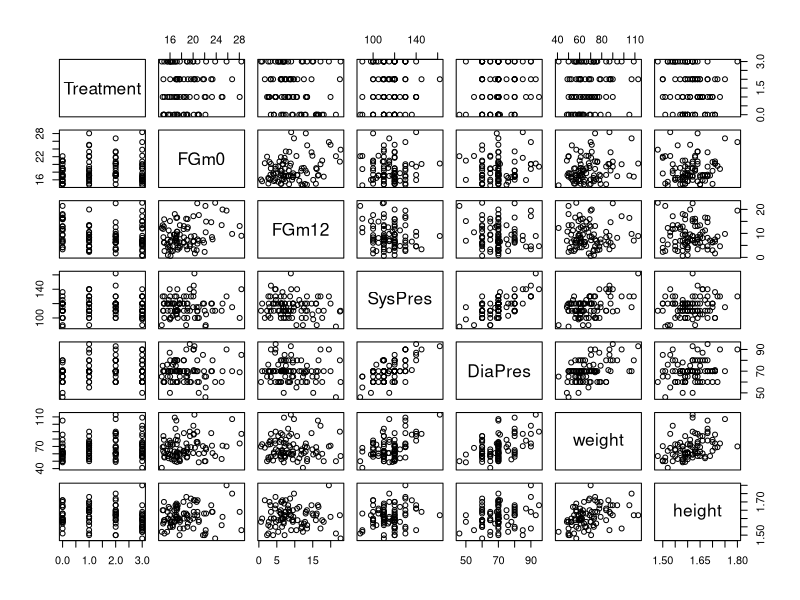
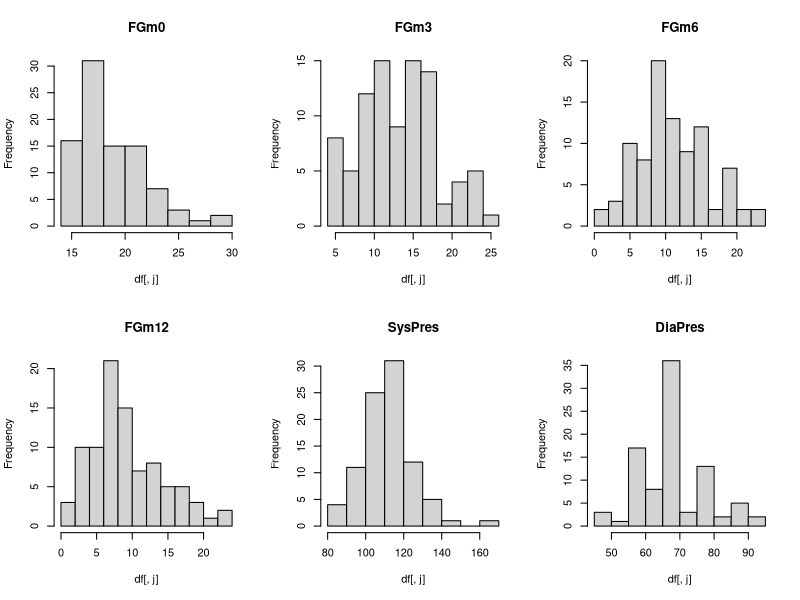
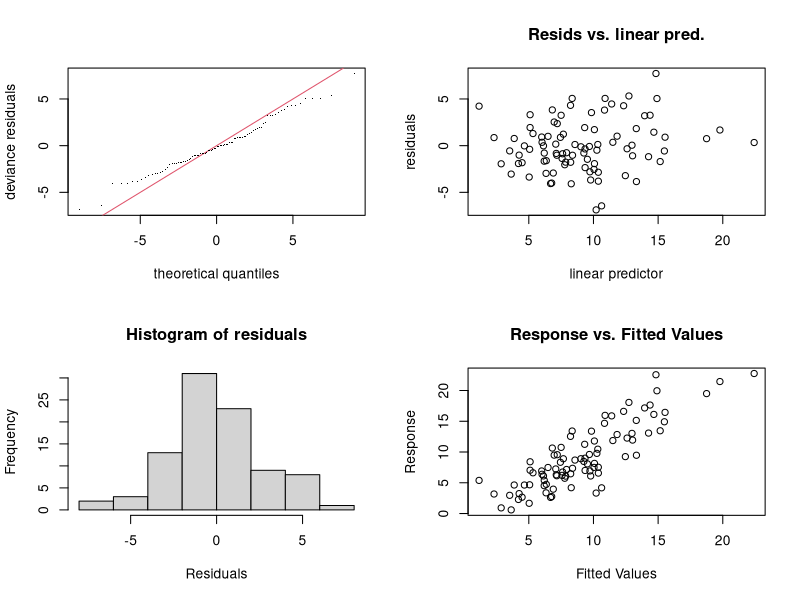
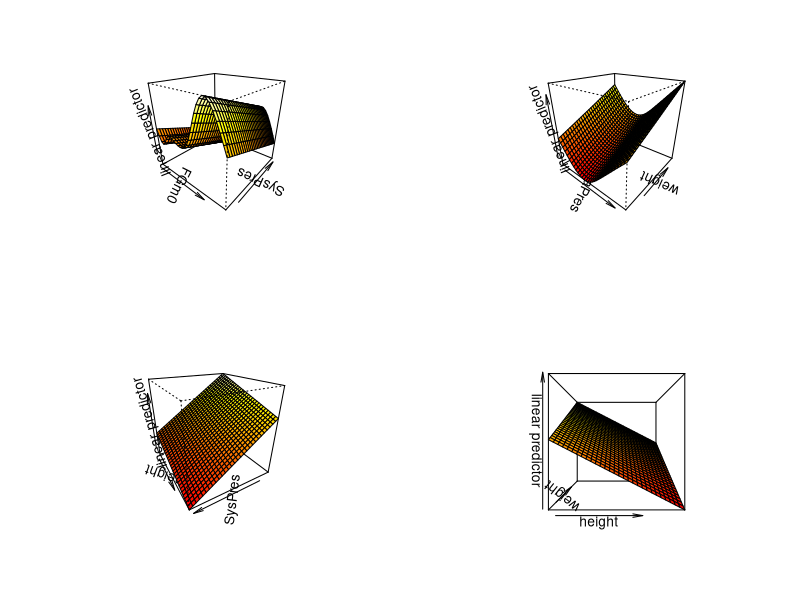
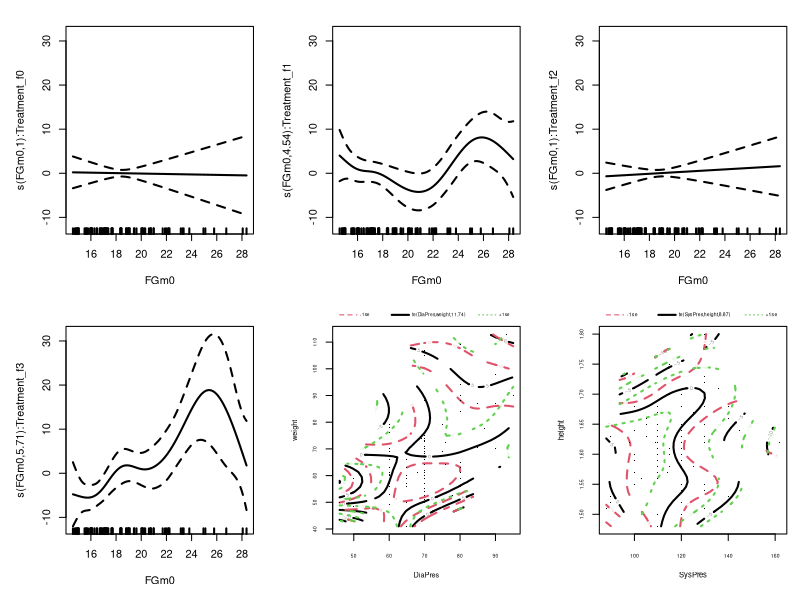
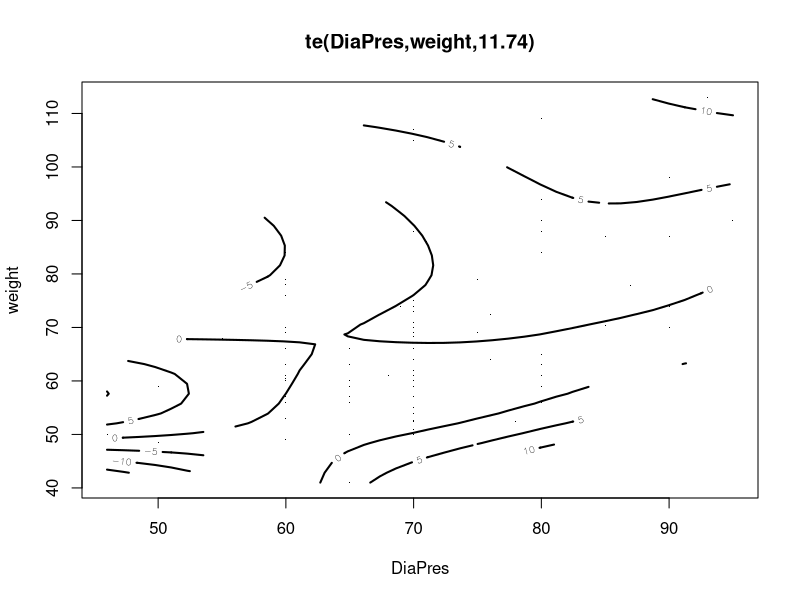

Here is the R script that generated these plots, in order:
## ---- chunk 1
knitr::opts_chunk$set(echo = TRUE)
## ---- chunk 2
df<-read.table("hirsutism.dat", header=T, sep="\t",fill=TRUE)
## ---- chunk 3
i <- which(df$FGm12 < 0)
df <- df[-i,]
## ---- chunk 4
apply(is.na(df), 2, sum)
df <- na.omit(df)
## ---- chunk 5
plot(df[, -c(3:4)])
## ---- chunk 6
old.par<-par(mfrow=c(2,3))
for (j in 2:7) hist(df[,j],main=names(df)[j])
## ---- chunk 7
apply(df[,-c(1,3,4)],2,sd)
apply(df[, -c(1,3,4)], 2, function(x){diff(range(x))})
## ---- chunk 8
df$Treatment_f <- as.factor(df$Treatment)
## ---- chunk 9
library(mgcv)
set.seed(100) 
ml <- gam(FGm12 ~ FGm0 + SysPres + DiaPres + weight + height + Treatment_f, data=df)
summary(ml)
## ---- chunk 10
m0<-gam(FGm12 ~ s(FGm0) + s(SysPres) + s(DiaPres) + s(weight) + s(height) + Treatment_f, data=df)
summary(m0)
## ---- chunk 11
m01<-gam(FGm12 ~ s(FGm0) + SysPres + s(DiaPres) + weight + height + Treatment_f, data=df)
summary(m01)
## ---- chunk 12
m1 <- gam(FGm12 ~ s(FGm0) + SysPres + Treatment_f, data=df)
summary(m1)

m11 <- gam(FGm12 ~ s(FGm0) + s(SysPres) + Treatment_f, data=df)
summary(m11)
## ---- chunk 13
anova(m0, m1, test="F")
anova(m0, m11, test="F")
## ---- chunk 14
mte <- gam(FGm12 ~ s(FGm0) + te(SysPres, height) + Treatment_f, data=df)

mte1 <- gam(FGm12 ~ s(FGm0) + te(weight, height) + Treatment_f, data=df)

mte2 <- gam(FGm12 ~ s(FGm0) + te(DiaPres, height) + Treatment_f, data=df)

mte3 <- gam(FGm12 ~ s(FGm0) + te(SysPres, weight) + Treatment_f, data=df)

mte4 <- gam(FGm12 ~ s(FGm0) + te(DiaPres, weight) + Treatment_f, data=df)
## ---- chunk 15
anova(m0, mte, test="F")
anova(m0, mte1, test="F")
anova(m0, mte2, test="F")
anova(m0, mte3, test="F")
anova(m0, mte4, test="F")
## ---- chunk 16
m3 <- gam(FGm12 ~ s(FGm0) + te(DiaPres,weight) + te(SysPres,height) + Treatment_f, data=df)
summary(m3)
anova(m11, m3, test="F")
## ---- chunk 17
m2 <- gam(FGm12 ~ s(FGm0, by=Treatment_f) + Treatment_f, data=df)
summary(m2)

m31 <- gam(FGm12 ~ s(FGm0, by=Treatment_f) + te(DiaPres,weight)  +te(SysPres,height) + Treatment_f , data=df)
summary(m31)
## ---- chunk 18
anova(m0,m2, test="F")
anova(m0,m31, test="F")
## ---- chunk 19
m4 <- gam(FGm12 ~ s(FGm0, by=Treatment_f) + ti(DiaPres,weight) + ti(SysPres,height) + Treatment_f, data=df)
summary(m4)
## ---- chunk 20
par(mfrow=c(2,2))
gam.check(m31)
## ---- chunk 21
vis.gam(m0,view=c("FGm0","SysPres"),
        theta = 40, phi = 25, r = sqrt(3), d = 1,)
vis.gam(m0,view=c("DiaPres","weight"),
        theta = 40, phi = 25, r = sqrt(3), d = 1,)
vis.gam(m0,view=c("SysPres","height"),
        theta = 150, phi = 25, r = sqrt(3), d = 1,)
vis.gam(m0,view=c("height","weight"),
        theta = 0, phi = 0, r = sqrt(3), d = 1,)
## ---- chunk 22
plot(m31, residuals = TRUE, shade=TRUE, seWithMean=TRUE, pages = 1, lwd=2)
par(mfrow=c(1,1))
plot(m31, select = 5, residuals = TRUE, se=FALSE, lwd=2)
